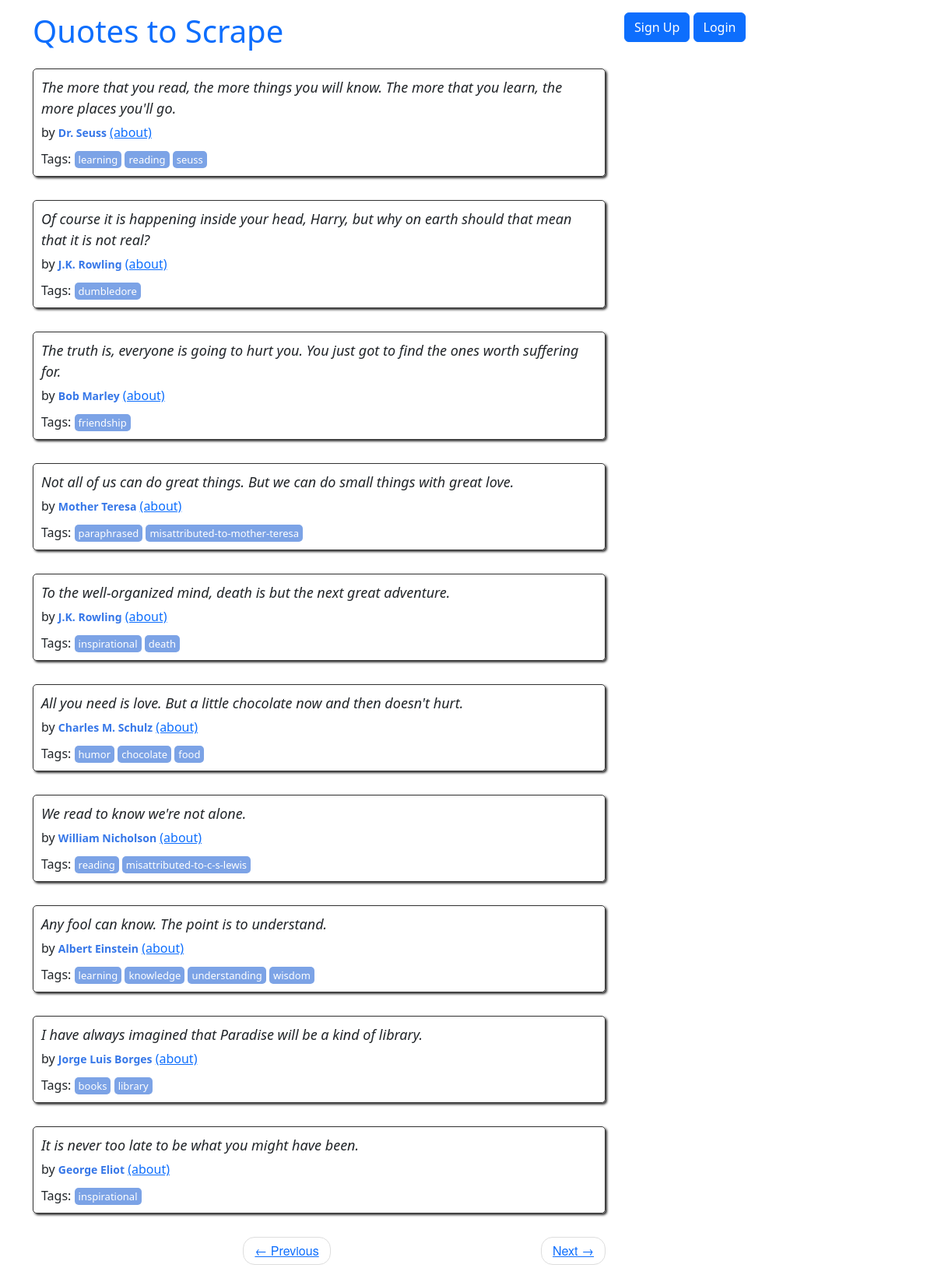
/4, run on the app's committed database.
### quotes/models.py (models this page shows, shortened)
class Quote(models.Model):
    quote = models.TextField()
    tags = models.ManyToManyField(Tag)
    author = models.ForeignKey(Author, on_delete=models.CASCADE, default=None, null=True)
    created_at = models.DateTimeField(auto_now_add=True)

class Author(models.Model):
    fullname = models.CharField(max_length=50)
    born_date = models.CharField(max_length=50)
    born_location = models.CharField(max_length=150)
    description = models.TextField()
    created_at = models.DateTimeField(auto_now_add=True)

class Tag(models.Model):
    name = models.CharField(max_length=50, null=False, unique=True)

### quotes/views.py (the view)
# urls.py: path('', views.main, name="root"),
def main(request, page=1):
    quotes = Quote.objects.all()
    per_page = 10
    paginator = Paginator(quotes, per_page)
    quotes_on_page = paginator.page(page)
    return render(request, 'quotes/index.html', context={'quotes': quotes_on_page})

### quotes/templates/quotes/index.html
{% extends 'quotes/base.html' %}
{% load extract %}
{% block content %}
<div class="row">
    <div class="col-md-8">
        {% for quote in quotes %}
        <div class="quote" itemscope="" itemtype="http://schema.org/CreativeWork">
            <span class="text" itemprop="text">
                {{ quote.quote }}
            </span>
            <span>by <small class="author" itemprop="author">{{ quote.author.fullname}}</small>
                <a href="{% url 'quotes:author_detail' quote.author.id %}"> (about) </a>
            </span>
            <div class="tags">
                Tags:
                {% for tag in quote.tags.all %}
                    <abutton class="tag" data-tag="{{ tag.name }}">{{ tag.name }}</abutton>
                {% endfor %}
            </div>
        </div>
        {% endfor %}
        <nav>
            <ul class="pager">
                <li class="previous {% if not quotes.has_previous %}disabled{% endif %}">
                    {% if quotes.has_previous %}
                        <a href="{% url 'quotes:root_paginate' quotes.previous_page_number %}">
                            <span aria-hidden="true">← Previous</span>
                        </a>
                    {% else %}
                        <span aria-hidden="true">← Previous</span>
                    {% endif %}
                </li>
                <li class="next {% if not quotes.has_next %}disabled{% endif %}">
                    {% if quotes.has_next %}
                        <a href="{% url 'quotes:root_paginate' quotes.next_page_number %}">
                            <span aria-hidden="true">Next →</span>
                        </a>
                    {% else %}
                        <span aria-hidden="true">Next →</span>
                    {% endif %}
                </li>
            </ul>
        </nav>
    </div>
</div>
{% endblock %}

### quotes/static/quotes/style.css (style rules this page uses)
.quote { padding: 10px; margin-bottom: 30px; border: 1px solid #333333; border-radius: 5px; box-shadow: 2px 2px 3px #333333; }
.quote span.text { display: block; margin-bottom: 5px; font-size: large; font-style: italic; }
.quote small.author { font-weight: bold; color: #3677E8; }
.quote .tags { margin-top: 10px; }
.tag { padding: 2px 5px; border-radius: 5px; color: white; font-size: small; background-color: #7CA3E6; }
.pager { font-family: "Raleway", "Helvetica Neue", Helvetica, Arial, sans-serif; }
.pager { padding-left: 0; margin: 22px 0; list-style: none; text-align: center; }
.pager li { display: inline; }
.pager .next>a, .pager .next>span { float: right; }

### data on the page
Quote: quote "The more that you read, the more things you will know. The more that you learn, the more places you'll go.", author.fullname "Dr. Seuss"
Tag: name "learning"
Tag: name "reading"
Tag: name "seuss"
Quote: quote "Of course it is happening inside your head, Harry, but why on earth should that mean that it is not real?", author.fullname "J.K. Rowling"
Tag: name "dumbledore"
Quote: quote "The truth is, everyone is going to hurt you. You just got to find the ones worth suffering for.", author.fullname "Bob Marley"
Tag: name "friendship"
Quote: quote "Not all of us can do great things. But we can do small things with great love.", author.fullname "Mother Teresa"
Tag: name "paraphrased"
Tag: name "misattributed-to-mother-teresa"
Quote: quote "To the well-organized mind, death is but the next great adventure.", author.fullname "J.K. Rowling"
Tag: name "inspirational"
Tag: name "death"
Quote: quote "All you need is love. But a little chocolate now and then doesn't hurt.", author.fullname "Charles M. Schulz"
Tag: name "humor"
Tag: name "chocolate"
Tag: name "food"
Quote: quote "We read to know we're not alone.", author.fullname "William Nicholson"
Tag: name "misattributed-to-c-s-lewis"
Quote: quote "Any fool can know. The point is to understand.", author.fullname "Albert Einstein"
Tag: name "knowledge"
Tag: name "understanding"
Tag: name "wisdom"
Quote: quote "I have always imagined that Paradise will be a kind of library.", author.fullname "Jorge Luis Borges"
Tag: name "books"
Tag: name "library"
Quote: quote "It is never too late to be what you might have been.", author.fullname "George Eliot"
